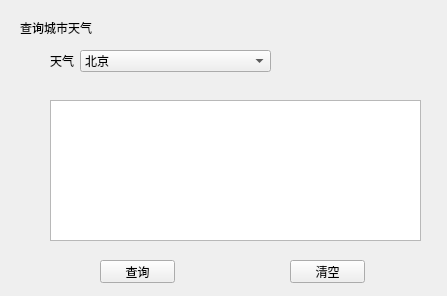
<?xml version="1.0" encoding="UTF-8"?>
<ui version="4.0">
 <class>Form</class>
 <widget class="QWidget" name="Form">
  <property name="geometry">
   <rect>
    <x>0</x>
    <y>0</y>
    <width>447</width>
    <height>296</height>
   </rect>
  </property>
  <property name="windowTitle">
   <string>Form</string>
  </property>
  <widget class="QLabel" name="label">
   <property name="geometry">
    <rect>
     <x>20</x>
     <y>20</y>
     <width>81</width>
     <height>16</height>
    </rect>
   </property>
   <property name="text">
    <string>查询城市天气</string>
   </property>
  </widget>
  <widget class="QWidget" name="formLayoutWidget">
   <property name="geometry">
    <rect>
     <x>50</x>
     <y>50</y>
     <width>221</width>
     <height>31</height>
    </rect>
   </property>
   <layout class="QFormLayout" name="formLayout">
    <item row="0" column="0">
     <widget class="QLabel" name="label_2">
      <property name="text">
       <string>天气</string>
      </property>
     </widget>
    </item>
    <item row="0" column="1">
     <widget class="QComboBox" name="comboBox">
      <item>
       <property name="text">
        <string>北京</string>
       </property>
      </item>
      <item>
       <property name="text">
        <string>天津</string>
       </property>
      </item>
      <item>
       <property name="text">
        <string>上海</string>
       </property>
      </item>
      <item>
       <property name="text">
        <string>重庆</string>
       </property>
      </item>
     </widget>
    </item>
   </layout>
  </widget>
  <widget class="QTextEdit" name="textEdit">
   <property name="geometry">
    <rect>
     <x>50</x>
     <y>100</y>
     <width>371</width>
     <height>141</height>
    </rect>
   </property>
  </widget>
  <widget class="QPushButton" name="pushButton">
   <property name="geometry">
    <rect>
     <x>100</x>
     <y>260</y>
     <width>75</width>
     <height>23</height>
    </rect>
   </property>
   <property name="text">
    <string>查询</string>
   </property>
  </widget>
  <widget class="QPushButton" name="pushButton_2">
   <property name="geometry">
    <rect>
     <x>290</x>
     <y>260</y>
     <width>75</width>
     <height>23</height>
    </rect>
   </property>
   <property name="text">
    <string>清空</string>
   </property>
  </widget>
 </widget>
 <resources/>
 <connections/>
</ui>
